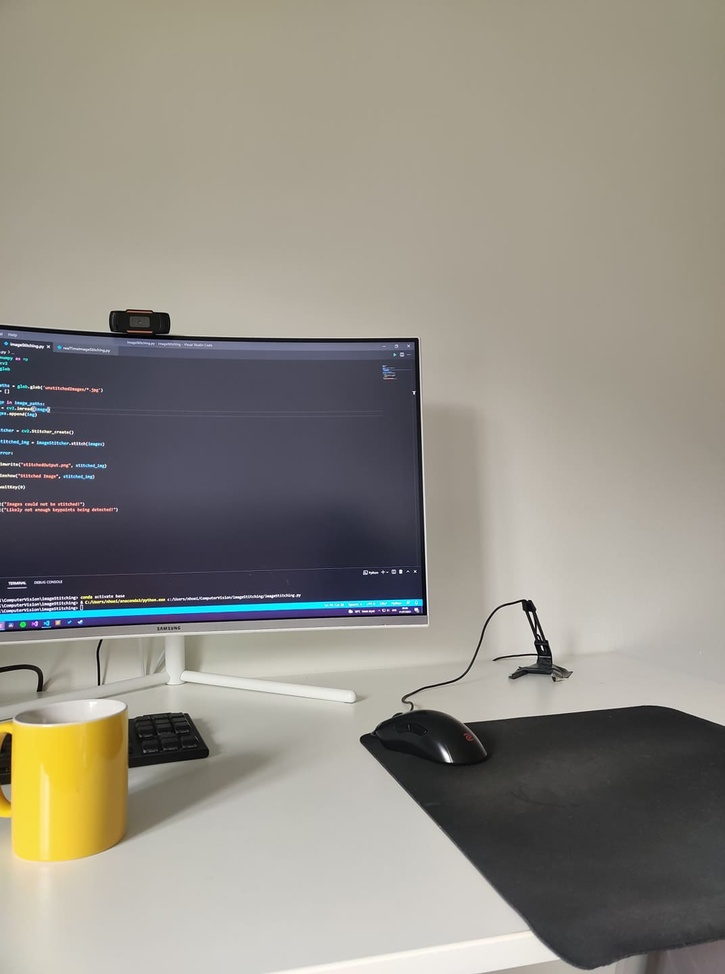
#> input picture mahmoudramadan/ImageMosaic/first.jpg, 725 x 974 px, shrunk from 1072 x 1440 before the run
$ python main.py
#> lines starting #> are read from the running program, lines starting #| are printed output that depends on the picture
import cv2
import numpy as np
import matplotlib.pyplot as plt
import warnings
warnings.filterwarnings('ignore')
matching_algo = 'knn'
#Here is loading the images by reading them
image_one = cv2.imread('first.jpg')
#> image_one is the input picture: shape (974, 725, 3); mean B, G, R 132.5, 141.3, 145.1
image_one = cv2.cvtColor(image_one, cv2.COLOR_BGR2RGB)
image_one_gray = cv2.cvtColor(image_one, cv2.COLOR_RGB2GRAY)
#cv2.imshow("Gray Image :", image_one_gray)
image_two = cv2.imread('third.jpg')
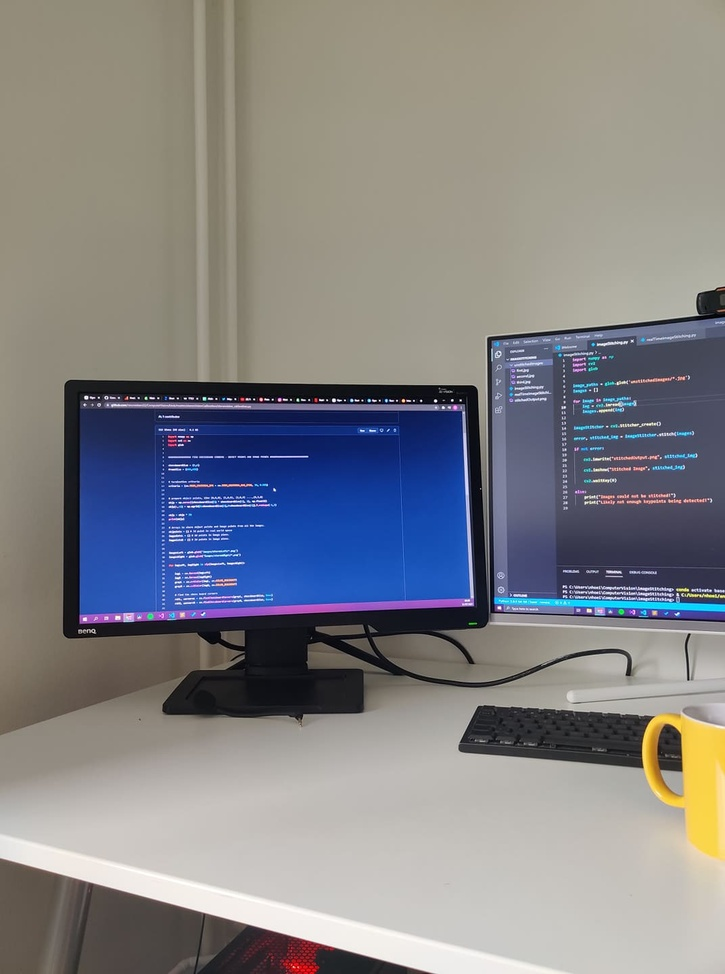
#> input picture mahmoudramadan/ImageMosaic/third.jpg, 725 x 974 px, shrunk from 1072 x 1440 before the run
#> image_two is the input picture: shape (974, 725, 3); mean B, G, R 133.6, 130.6, 130.7
image_two = cv2.cvtColor(image_two, cv2.COLOR_BGR2RGB)
image_two_gray = cv2.cvtColor(image_two, cv2.COLOR_RGB2GRAY)
#cv2.imshow("Gray Image :", image_two_gray)
#cv2.waitKey(0)
#End of the loading images

#Here we are displaying the two images in x y directions
fig, (ax1, ax2) = plt.subplots(nrows=1, ncols=2, constrained_layout=False, figsize=(16, 9))
ax1.imshow(image_one, cmap='gray')
ax1.set_xlabel('Image one', fontsize=14)
ax2.imshow(image_two, cmap='gray')
ax2.set_xlabel('Image two', fontsize=14)
plt.show()
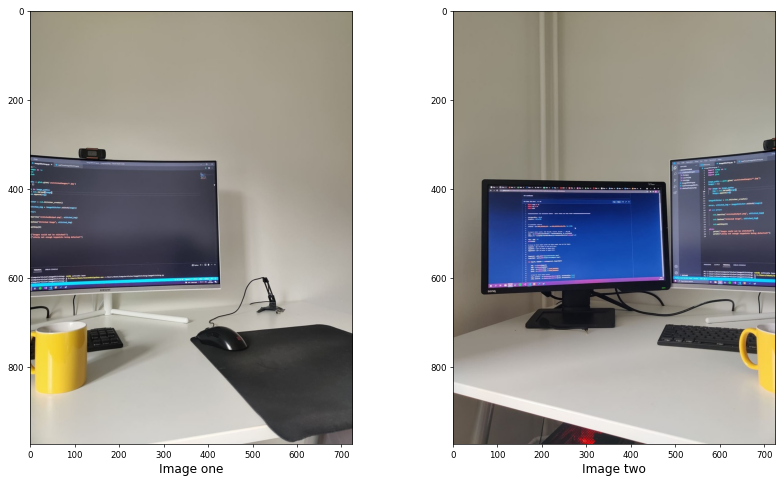
#> figure drawn by matplotlib, 2 panels
#The End of displaying images

#Here the function to select the descriptor method function
def select_descriptor_method(image, method=None):
#> called with method = 'sift'
    assert method is not None, "Please define a descriptor method. Accepted values are: 'sift', 'surf', 'orb', 'brisk'"
    if method == 'sift':
        descriptor = cv2.SIFT_create()
    if method == 'surf':
        descriptor = cv2.SURF_create()
    if method == 'orb':
        descriptor = cv2.ORB_create()
    if method == 'brisk':
        descriptor = cv2.BRISK_create()
    (key_points, features) = descriptor.detectAndCompute(image, None)
#> key_points = 497 keypoints; strongest (x, y, size): (401, 571, 2.4), (350, 611, 2.4), (416, 609, 2.4), (530, 613, 2.3)
    return key_points, features
#Here is the end of the function that get key points and descriptors

#Here is calling of function select_descriptor method
key_points_image_one, features_image_one = select_descriptor_method(image_one_gray, method='sift')
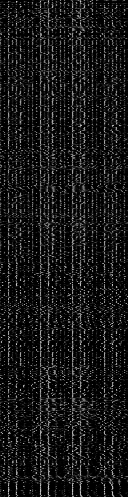
#> features_image_one: shape (497, 128) float32; min 0, max 218, mean 23.5
#> key_points_image_one has the same summary as key_points in select_descriptor_method
key_points_image_two, features_image_two = select_descriptor_method(image_two_gray, method='sift')
#> in select_descriptor_method (call 2), `(key_points, features) = descriptor.detectAndCompute(image, None)`: key_points = 873 keypoints; strongest (x, y, size): (435, 401, 2), (334, 400, 2.4), (298, 400, 1.8), (403, 400, 2.1)
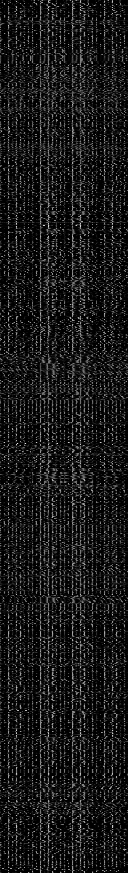
#> features_image_two: shape (873, 128) float32; min 0, max 230, mean 25.2
#> key_points_image_two has the same summary as key_points in select_descriptor_method
#End of select function

#Here to get the details of key point of each edge
for keypoint in key_points_image_one:
    x, y = keypoint.pt
    size = keypoint.size
    orientation = keypoint.angle
    response = keypoint.response
    octave = keypoint.octave
    class_id = keypoint.class_id
#> this loop made 497 passes
#> (keypoint, x, y, size, orientation, response, octave) on passes 1 to 3: (keypoint at (2.3, 388.5), size 2.7, 2.27, 388.5, 2.7, 271.1, 0.0381, 12714751), (keypoint at (2.5, 783.4), size 2.2, 2.52, 783.4, 2.19, 80.84, 0.0247, 14287359), (keypoint at (2.6, 354.9), size 2.2, 2.56, 354.9, 2.19, 96.3, 0.0427, 14287359)


#Here is the displaying of key points on our images
fig, (ax1, ax2) = plt.subplots(nrows=1, ncols=2, figsize=(20, 8), constrained_layout=False)
ax1.imshow(cv2.drawKeypoints(image_one_gray, key_points_image_one, None, color=(255, 0, 0)))
ax1.set_xlabel("Image one key points")
ax2.imshow(cv2.drawKeypoints(image_two_gray, key_points_image_two, None, color=(255, 0, 0)))
ax2.set_xlabel("Image two key points")
plt.show()
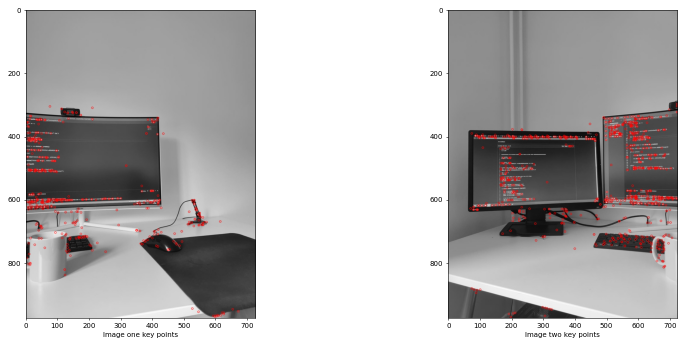
#> figure drawn by matplotlib, 2 panels
#End of the show code

#Here is the function of create matching object to match the edges
def create_match_object(method, crossCheck):
    if method == 'sift' or method == 'surf':
        bf = cv2.BFMatcher(cv2.NORM_L2, crossCheck=crossCheck)
    elif method == 'orb' or method == 'brisk':
        bf = cv2.BFMatcher(cv2.NORM_HAMMING, crossCheck=crossCheck)
    return bf
#End of the match function

#Here is the function BF of matching key points
def key_points_matching(feature_image_one, feature_image_two, method):
    bf = create_match_object(method, crossCheck=True)
    regarded_matches = bf.match(feature_image_one, feature_image_two)
    raw_matches = sorted(regarded_matches, key=lambda x: x.distance)
    print("Raw matches with brute force: ", len(raw_matches))
    return raw_matches
#End of the matching using BF matching

#Here is the K-NN edge matching
def key_points_matching_knn(feature_image_one, feature_image_two, ratio, method):
#> called with ratio = 0.75, method = 'sift'
    bf = create_match_object(method, crossCheck=False)
    raw_matches = bf.knnMatch(feature_image_one, feature_image_two, k=2)
#> raw_matches = 497 matches
    print("Raw matches with KNN: ", len(raw_matches))
#| Raw matches with KNN:  497
    knn_matches = []
    for m, n in raw_matches:
        if m.distance < n.distance * ratio:
            knn_matches.append(m)
#> after the loop, knn_matches = 116 matches
    return knn_matches
#End of K-NN matching

#Here is displaying matching edges in the two images in one image
print("Drawing matched features for brute-force algorithm")
fig = plt.figure(figsize=(20, 8))
if matching_algo == 'bf':
    matches = key_points_matching(features_image_one, features_image_two, method='sift')
    matched_featured_image = cv2.drawMatches(image_one, key_points_image_one, image_two, key_points_image_two, matches[:100],
    None, flags=cv2.DrawMatchesFlags_NOT_DRAW_SINGLE_POINTS)
elif matching_algo == 'knn':
    matches = key_points_matching_knn(features_image_one, features_image_two, ratio=0.75, method='sift')
#> matches = 116 matches
    matched_featured_image = cv2.drawMatches(image_one, key_points_image_one, image_two, key_points_image_two,
    np.random.choice(matches, 100), None, flags=cv2.DrawMatchesFlags_NOT_DRAW_SINGLE_POINTS)
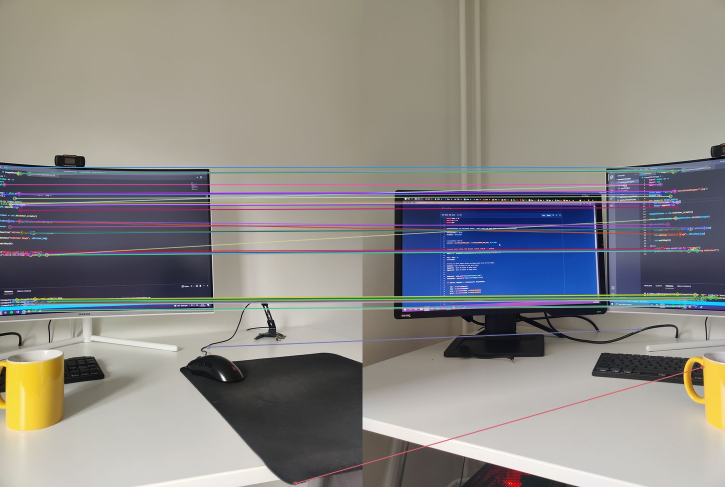
#> matched_featured_image: shape (974, 1450, 3) (shown at 1/2 size); mean R, G, B 139.7, 137, 134
plt.imshow(matched_featured_image)
plt.show()

#Here is the Homography matrix
def fusion_homography(keypoint_img_one, keypoint_img_two, matches, reprojThresh):
    #convert to numpy array
#> called with reprojThresh = 4
    keypoint_img_one = np.float32([keypoint.pt for keypoint in keypoint_img_one])
#> keypoint_img_one = 497 pairs, first value 2.27 to 668.6, second value 304.4 to 969.4
    keypoint_img_two = np.float32([keypoint.pt for keypoint in keypoint_img_two])
#> keypoint_img_two = 873 pairs, first value 71.08 to 721.9, second value 296.5 to 970.2
    if len(matches) > 4:
        points_img_one = np.float32([keypoint_img_one[m.queryIdx] for m in matches])
#> points_img_one = 116 pairs, first value 2.27 to 590, second value 334.5 to 966.7
        points_img_two = np.float32([keypoint_img_two[m.trainIdx] for m in matches])
#> points_img_two = 116 pairs, first value 467.1 to 717.2, second value 333.4 to 809.6
        (H, status) = cv2.findHomography(points_img_one, points_img_two, cv2.RANSAC, reprojThresh)
#> H = [[0.37, 0.0517, 570.8], [-0.456, 0.947, 21.15], [-0.00088, 7.57e-06, 1]]; status = 116 values, max 1 at index 0, min 0 at index 11, mean 0.767
        return matches, H, status
    else:
        return None

M = fusion_homography(key_points_image_one, key_points_image_two, matches, reprojThresh=4)
#> M = 3 matches
if M is None:
    print('Error')
else:
    (matches, Homography_Matrix, status) = M
#> Homography_Matrix has the same summary as H in fusion_homography

width = image_one.shape[1] + image_two.shape[1]
#> width = 1450
height = max(image_one.shape[0], image_two.shape[0])
#> height = 974
result = cv2.warpPerspective(image_one, Homography_Matrix, [width, height])
result[0:image_two.shape[0], 0:image_two.shape[1]] = image_two
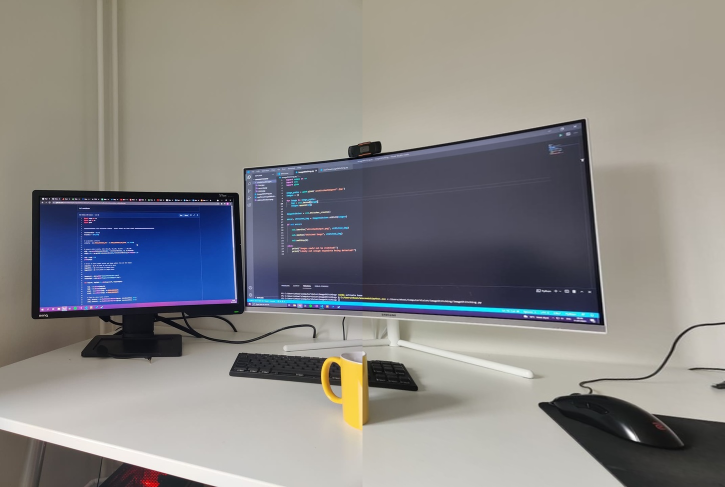
#> result: shape (974, 1450, 3) (shown at 1/2 size); mean R, G, B 135.6, 134.3, 133.9
plt.figure(figsize=(20, 10))
plt.axis('off')
plt.imshow(result)
cv2.imwrite("Large_resulted_Image.jpg", result)
plt.show()
